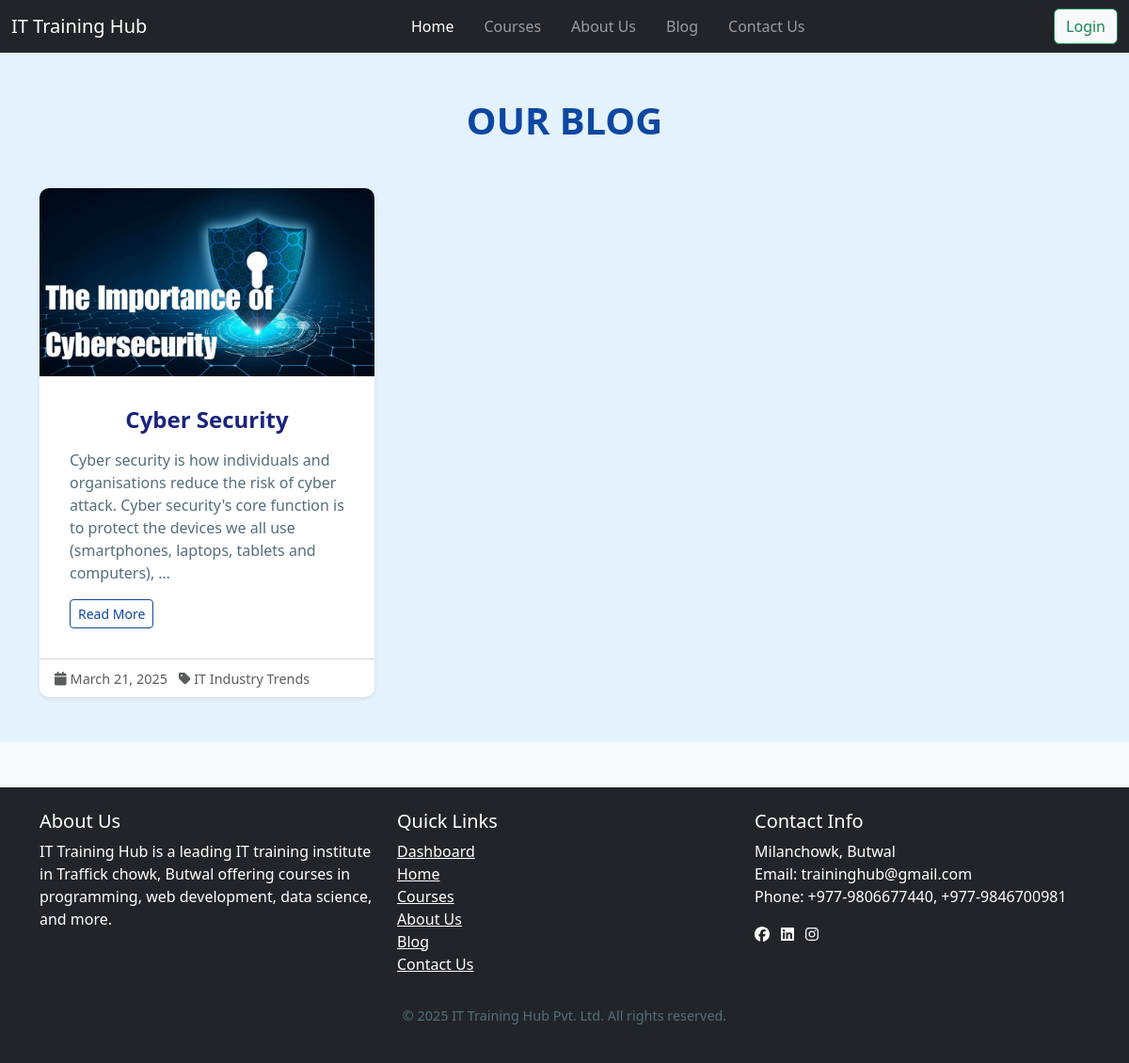
Screenshot of /blog/ with the database file from the repository.
### myapp/models.py (models this page shows, shortened)
class Blog(models.Model):
    CATEGORY_CHOICES = [
        ('trends', 'IT Industry Trends'),
        ('learning-tips', 'Learning Tips for Programming'),
        ('career-guidance', 'Career Guidance in Tech Fields'),
    ]
    title = models.CharField(max_length=200)
    slug = models.SlugField(max_length=200, unique=True, blank=True)
    content = models.TextField()
    category = models.CharField(max_length=50, choices=CATEGORY_CHOICES)
    image = models.ImageField(upload_to='blogs/', blank=True, null=True)
    created_at = models.DateTimeField(auto_now_add=True)
    updated_at = models.DateTimeField(auto_now=True)

### myapp/views.py (the view)
# urls.py: path("blog/", blog_list,name='blog_list'),
def blog_list(request):
    blogs = Blog.objects.all()
    return render(request, 'main/blog_list.html', {'blogs': blogs, 'date':date})

### myapp/templates/main/blog_list.html (shortened to what this page needs)
{% extends 'base.html' %}
{% load static %}
{% block content %}
<section class="blog-section py-5" style="background-color: #e3f2fd;">
  <div class="container">
    <h2 class="text-center mb-5" style="color: #0d47a1; font-weight: bold; text-transform: uppercase;">Our Blog</h2>
    <div class="row row-cols-1 row-cols-md-2 row-cols-lg-3 g-4">
      {% for blog in blogs %}
      <div class="col">
        <div class="card h-100 shadow-sm">
          {% if blog.image %}
          <img src="{{ blog.image.url }}" class="card-img-top" alt="{{ blog.title }}">
          {% else %}
          <img src="{% static 'images/default-blog.jpg' %}" class="card-img-top" alt="Default Blog Image">
          {% endif %}
          <div class="card-body">
            <h5 class="card-title" style="color: #1a237e;">{{ blog.title }}</h5>
            <p class="card-text" style="color: #546e7a;">{{ blog.content|truncatewords:30 }}</p>
            <a href="{% url 'blog_detail' blog.slug %}" class="btn btn-outline-primary btn-sm">Read More</a>
          </div>
          <div class="card-footer bg-transparent">
            <small class="text-muted">
              <i class="fas fa-calendar me-1"></i>{{ blog.created_at|date:"F d, Y" }}
              <span class="ms-2"><i class="fas fa-tag me-1"></i>{{ blog.get_category_display }}</span>
            </small>
          </div>
        </div>
      </div>
      {% endfor %}
    </div>
  </div>
</section>
{% endblock content %}

### myapp/static/css/style.css (style rules this page uses)
.blog-section { padding: 60px 0; background-color: #e3f2fd; }
.blog-section h2 { font-size: 2.5rem; font-weight: bold; margin-bottom: 2rem; color: #0d47a1; text-transform: uppercase; }
.blog-section .card { border: none; border-radius: 10px; transition: transform 0.3s ease, box-shadow 0.3s ease; background-color: #ffffff; }
.blog-section .card-img-top { border-top-left-radius: 10px; border-top-right-radius: 10px; height: 200px; object-fit: cover; }
.blog-section .card-title { font-size: 1.5rem; font-weight: bold; margin-bottom: 1rem; color: #1a237e; }
.blog-section .card-text { font-size: 1rem; color: #546e7a; }
.blog-section .btn-outline-primary { border-color: #0d47a1; color: #0d47a1; }
.blog-section .text-muted { font-size: 0.9rem; color: #546e7a; }
.card { border: none; border-radius: 10px; box-shadow: 0 4px 12px rgba(0, 0, 0, 0.1); transition: transform 0.3s ease, box-shadow 0.3s ease; }
.card-body { padding: 30px; }
.card-title { font-size: 2rem; font-weight: bold; margin-bottom: 1.5rem; color: #0d47a1; text-align: center; }
body { background-color: #f8f9fa; }
.card-body { padding: 2rem; }

### rows the page displays
Blog: image (picture), title "Cyber Security", content "Cyber security is how individuals and organisations reduce the risk of cyber attack. Cyber security's core function is to protect the devices we all use (smartphones, laptops, tablets and computers), …", created_at "March 21, 2025", category "IT Industry Trends"

### other values shown
{{ date }} "2025"
